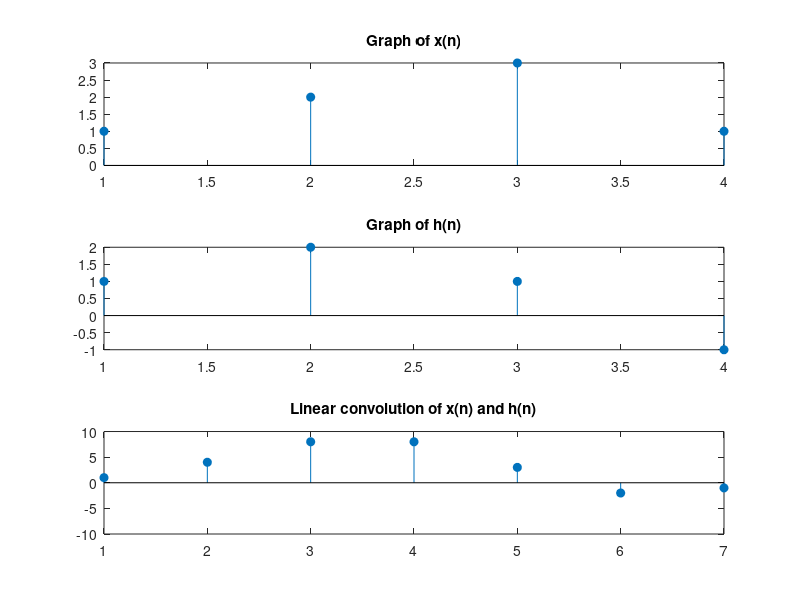

The MATLAB script that drew this image:
x = [1 2 3 1]
h = [1 2 1 -1]

#linear convolution function
clin = conv(x, h);

#Plotting x(n)
subplot(3,1,1);
stem(x, 'filled');
title('Graph of x(n)');

#Plotting h(n)
subplot(3,1,2);
stem(h, 'filled');
title('Graph of h(n)');

#Plotting convolution of x(n) and h(n)
subplot(3,1,3);
stem(clin, 'filled');
ylim([-10 10])
title('Linear convolution of x(n) and h(n)');
